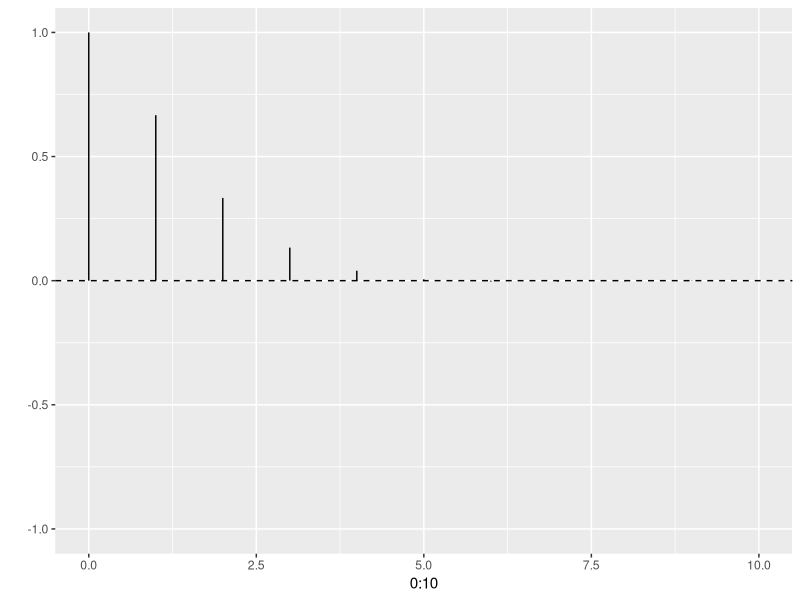
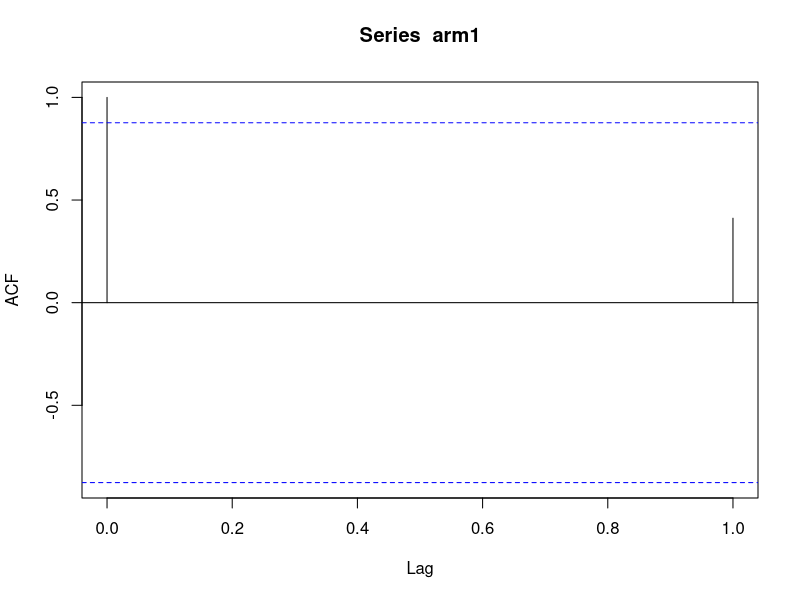
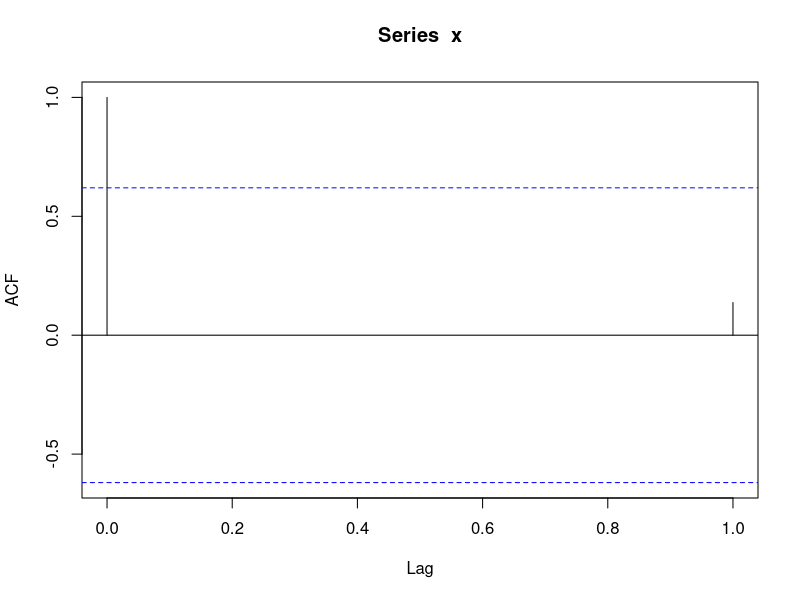
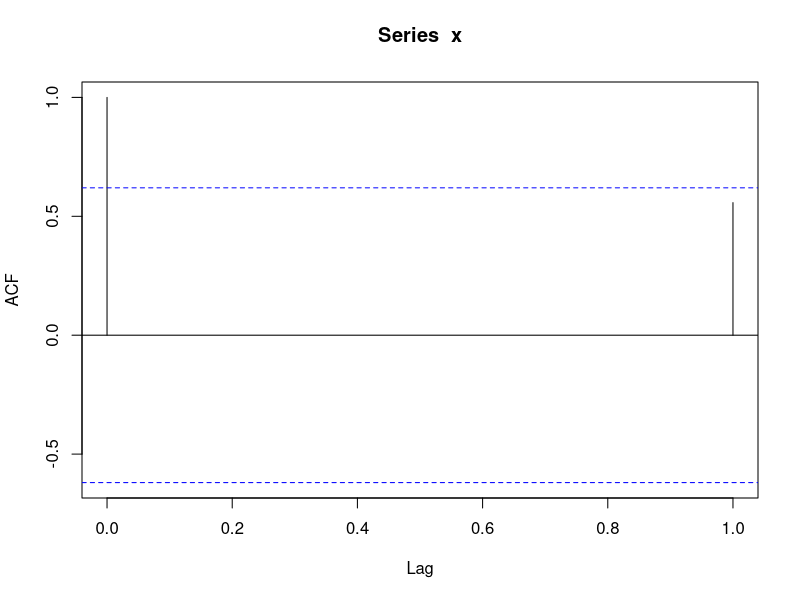
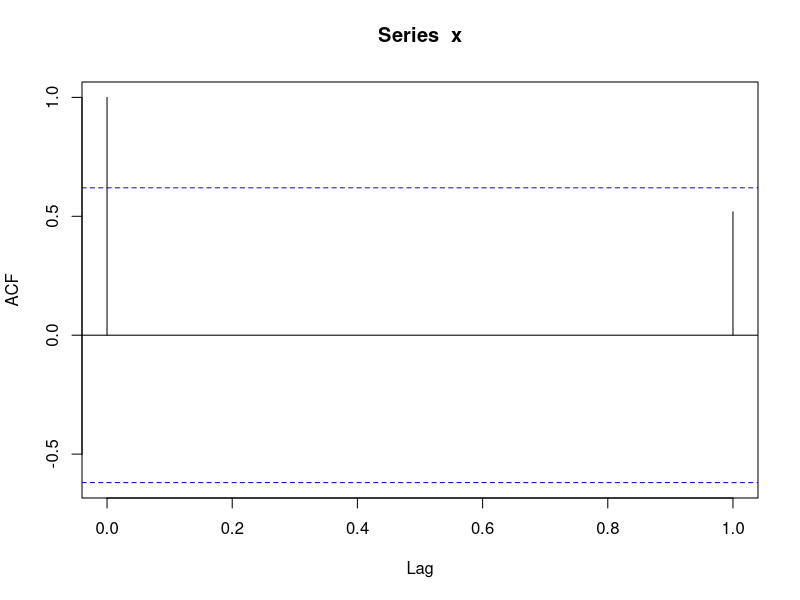
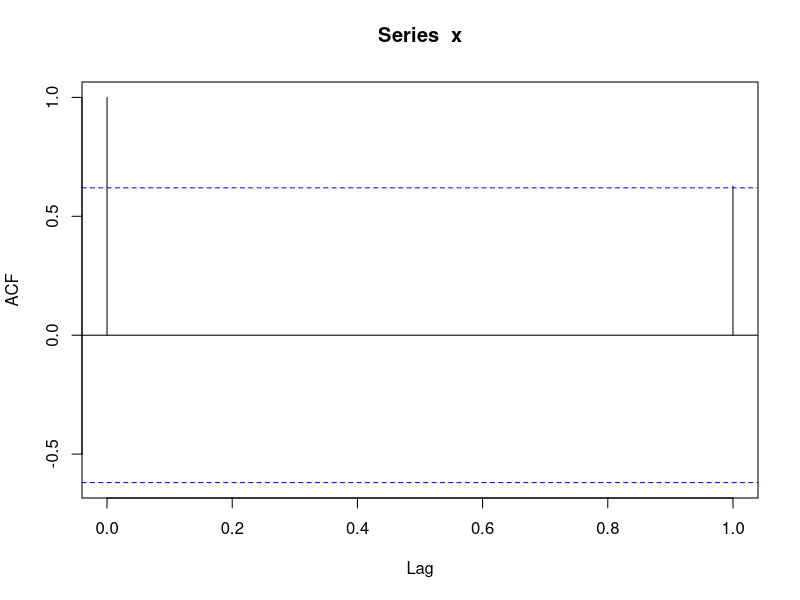
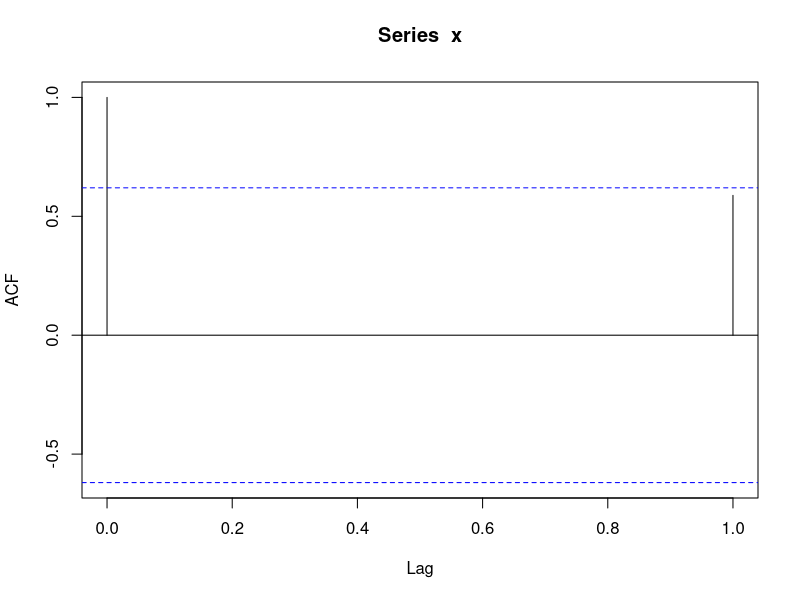
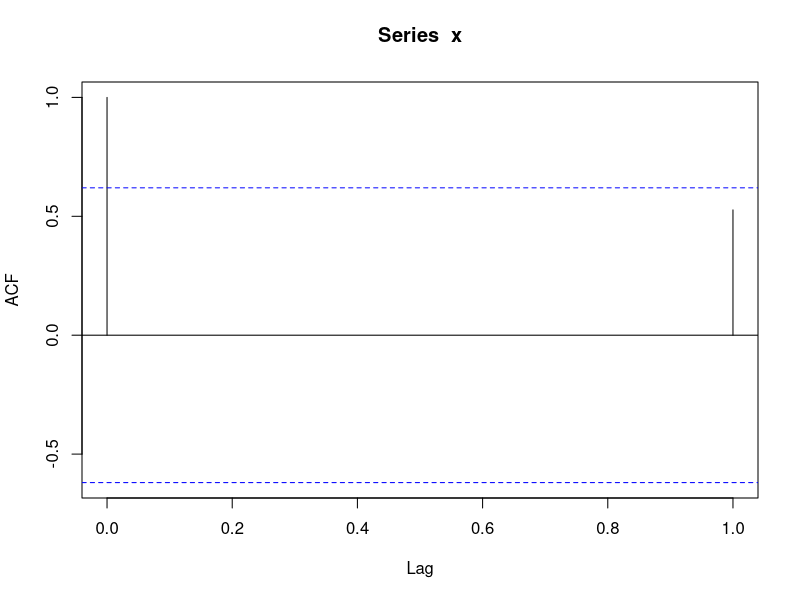

These figures' R source, in order:
#Home work 3
#Arima model 
#for x_t = 0.9x_{t-1} +0.5Z_t-1 +z_t
library('ggplot2')

#Theoretical ACF using ARMAacf
arma11 <- ARMAacf(ar=c(0.8,-.2),lag.max = 10)

qplot(x=0:10,ymin=0,
			ymax=arma11,geom="linerange")+
	geom_hline(yintercept=0,
						 linetype="dashed")+
	ylim(c(-1,1))

#ACF using simulation 

#simulate 
# 1 simulation 
arm1<-arima.sim(model=list(ar=c(0.8,-0.2),ma=1,sd=1),5)
ar.acf <-acf(arm1,lag.max = 1)
cat("ACF at lag1 =",ar.acf$acf[2])
ts.length=10
#1000 simulation 
arm1000<-replicate(1000,arima.sim(model=list(ar=c(0.8,-0.2),ma=1,sd=1),ts.length))

#estimate of simulated data 
acf.as <- apply(arm1000,2,function(x){acf(x,lag.max =1)$acf[2]})
acf.as.mean <- mean(acf.as)  #average overall simulation 
cat("\nACF at lag1 after 1000 simulation ",acf.as.mean,var(acf.as))

